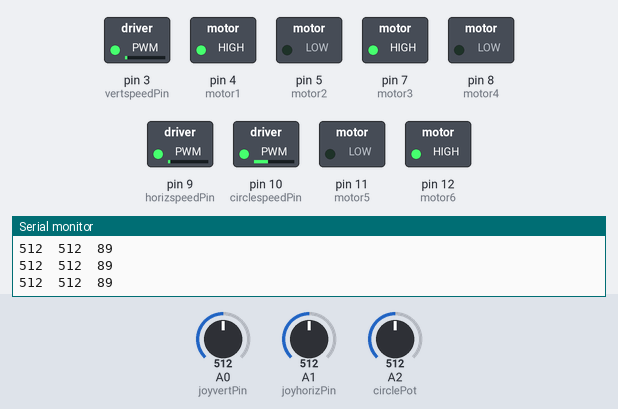
The sketch below on a simulated Arduino Uno, built with avr-gcc and run on an emulated ATmega328P. Shown: switched loads named in the sketch (green lamp = pin HIGH), the last lines printed to the serial monitor. Inputs (shaded band) come from the test bench; at power-on: A2 (circlePot) = 512, A0 (joyvertPin) = 512, A1 (joyhorizPin) = 512.

Above: at 1.2 s.
1.3 s: A2 (circlePot) set to 205
At 2.5 s:
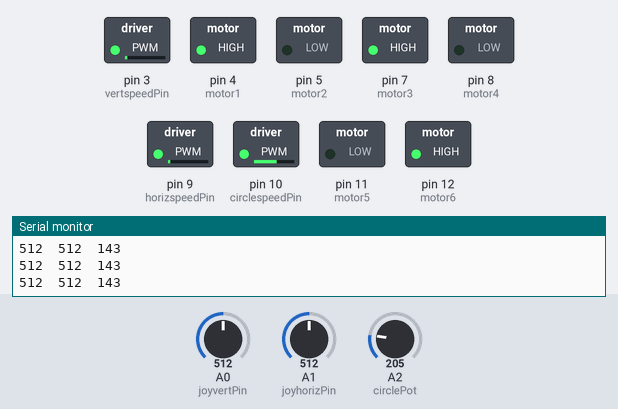
2.8 s: A0 (joyvertPin) set to 991
At 3.7 s:
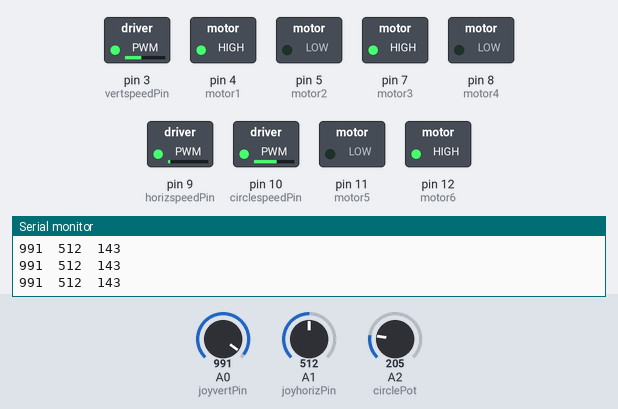
4.3 s: A0 (joyvertPin) set to 1009
At 4.9 s:
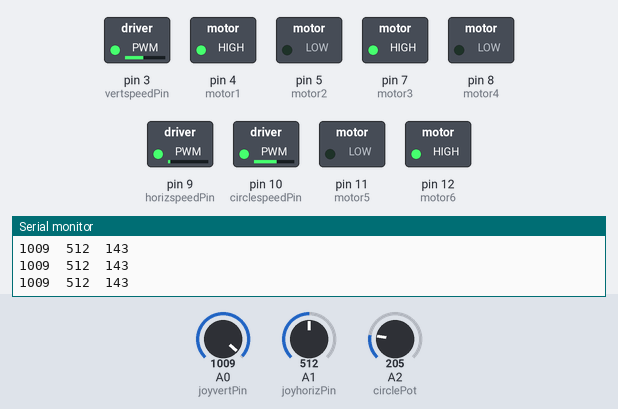
7.3 s: A1 (joyhorizPin) set to 988
At 8.2 s:
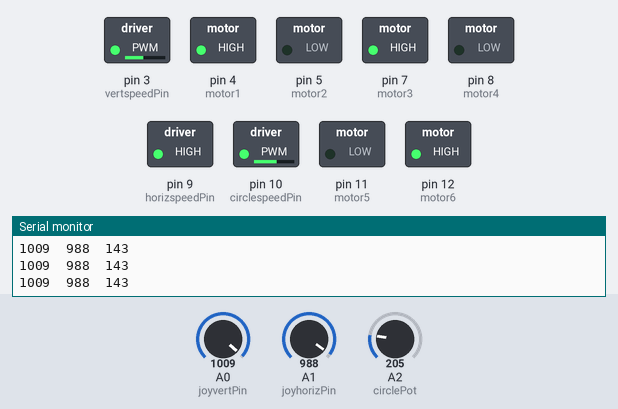
8.8 s: A1 (joyhorizPin) set to 1016
10.3 s: A2 (circlePot) set to 306
At 11.5 s:
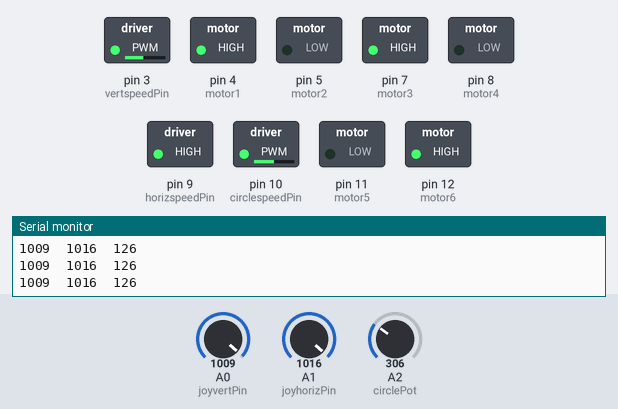
Timing chart, 0 to 12.8 s (numbered marks = the images above; inputs shaded):
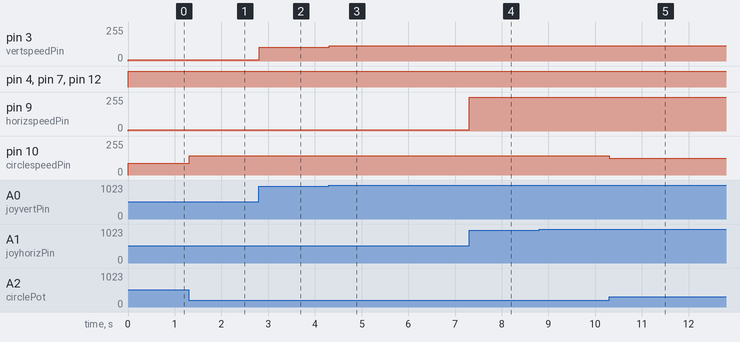

The sketch:

xyz2022B.ino
```cpp
int vertspeedPin = 3;
int motor1 = 4;
int motor2 = 5;
int vertSpeed;
int joyvertPin = A0;
int joyvertVal;

int horizspeedPin = 9;
int motor3 = 7;
int motor4 = 8;
int horizSpeed;
int joyhorizPin = A1;
int joyhorizVal;

int circlespeedPin = 10;
int motor5 = 11;
int motor6 = 12;
int circleSpeed;
int circlePot = A2;

int maxx = 215;

void setup() {

  pinMode(vertspeedPin, OUTPUT);
  pinMode(motor1, OUTPUT);
  pinMode(motor2, OUTPUT);
  pinMode(joyvertPin, INPUT);


  pinMode(horizspeedPin, OUTPUT);
  pinMode(motor3, OUTPUT);
  pinMode(motor4, OUTPUT);
  pinMode(joyhorizPin, INPUT);

  pinMode(circlespeedPin, OUTPUT);
  pinMode(motor5, OUTPUT);
  pinMode(motor6, OUTPUT);

  digitalWrite(vertspeedPin, HIGH);
  digitalWrite(horizspeedPin, HIGH);
  digitalWrite(circlespeedPin, HIGH);

  Serial.begin(9600);

}

void loop() {

  joyvertVal = analogRead(joyvertPin);

  if (joyvertVal < 490) {
    digitalWrite(motor1, LOW);
    digitalWrite(motor2, HIGH);
    vertSpeed = map(joyvertVal, 500, 210, 0, maxx);
    analogWrite(vertspeedPin, vertSpeed);
  }
  if (joyvertVal >= 510) {
    digitalWrite(motor1, HIGH);
    digitalWrite(motor2, LOW);
    vertSpeed = map(joyvertVal, 500, 794, 0, maxx);
    analogWrite(vertspeedPin, vertSpeed);
  }
  else if ((joyvertVal > 490) && (joyvertVal < 510)) {
    digitalWrite(motor1, LOW);
    digitalWrite(motor2, LOW);
  }

    joyhorizVal = analogRead(joyhorizPin);

    if (joyhorizVal < 490) {
      digitalWrite(motor3, LOW);
      digitalWrite(motor4, HIGH);
      horizSpeed = map(joyhorizVal, 500, 220, 0, maxx);
      analogWrite(horizspeedPin, horizSpeed);
    }
    if (joyhorizVal >= 510) {
      digitalWrite(motor3, HIGH);
      digitalWrite(motor4, LOW);
      horizSpeed = map(joyhorizVal, 500, 794, 0, maxx);
      analogWrite(horizspeedPin, horizSpeed);
    }


  {
    digitalWrite(motor5, LOW);   // set leg 1 of the H-bridge low
    digitalWrite(motor6, HIGH);  // set leg 2 of the H-bridge high
    circleSpeed = analogRead(circlePot);
    circleSpeed = map(circleSpeed, 1023, 0, 0, 180);
    analogWrite(circlespeedPin, circleSpeed);

  }

Serial.print(joyvertVal);
Serial.print("\t");

Serial.print(joyhorizVal);
Serial.print("\t");

Serial.print(circleSpeed);
Serial.println("\t");
//Serial.println();
//delay(250);
}
```

Measured:
- after the input at 1.3 s, pin 10 (circlespeedPin): 89/255 → 143/255 at once
- after the input at 2.8 s, pin 3 (vertspeedPin): 8/255 → 103/255 at once
- after the input at 4.3 s, pin 3 (vertspeedPin): 103/255 → 116/255 at once
- after the input at 7.3 s, pin 9 (horizspeedPin): 8/255 → 255/255 at once
- after the input at 10.3 s, pin 10 (circlespeedPin): 143/255 → 126/255 at once
